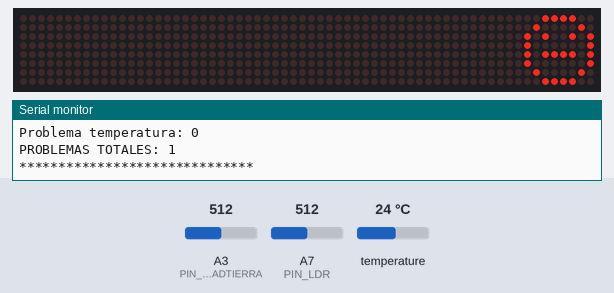
The sketch below on a simulated Arduino Nano, built with avr-gcc and run on an emulated ATmega328P. Parts: 64×8 LED matrix, the last lines printed to the serial monitor. Inputs (shaded band) come from the test bench; at power-on: temperature 24 °C, A7 (PIN_LDR) = 512, A3 (PIN_HUMEDADTIERRA) = 512.

Above: at 2.7 s.
2.8 s: temperature set to 12 °C
At 5.5 s:
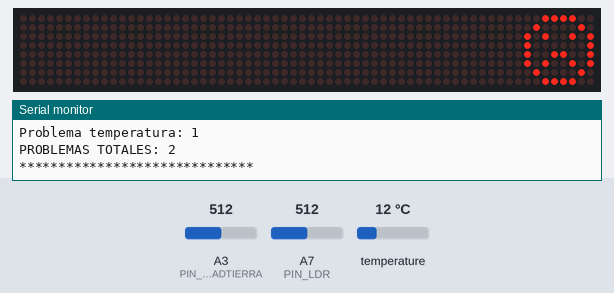
6.0 s: temperature set to 19 °C
At 7.5 s:
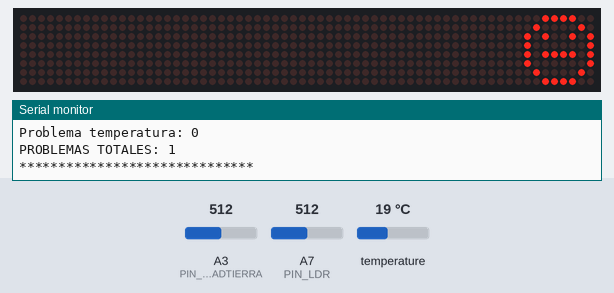
9.2 s: A7 (PIN_LDR) set to 787
12.4 s: A7 (PIN_LDR) set to 809
At 14.6 s:
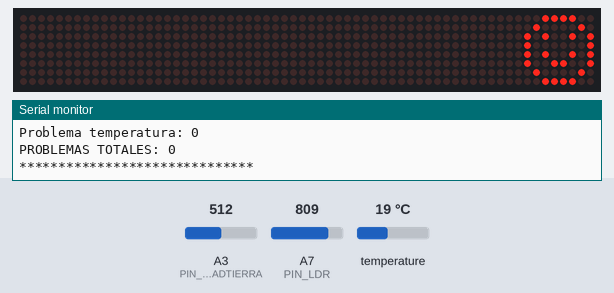
15.6 s: A7 (PIN_LDR) set to 716
At 18.5 s:
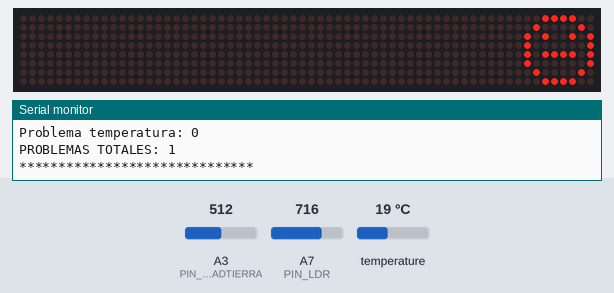
Timing chart, 0 to 20.0 s (numbered marks = the images above; inputs shaded):
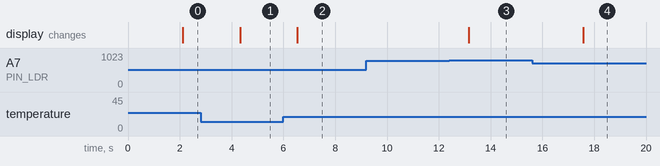

The sketch:

main.ino
```cpp
// (licence header left out)
// Librerias externas necesarias
// NO EDITABLE
#include <LedControl.h>
#include <Adafruit_BMP085.h>

// Definicion de pines
// NO EDITABLE (SALVO QUE OS LO DIGAN)
#define PIN_HUMEDADTIERRA         A3
#define PIN_LDR                   A7

#define PIN_BAROMETRO_SCL         A5    // No es necesaria esta definicion
#define PIN_BAROMETRO_SDA         A4    // No es necesaria esta definicion

#define PIN_MATRIZLED_DIN         11
#define PIN_MATRIZLED_CS          12
#define PIN_MATRIZLED_CLK         13

#define PIN_LED_TEMPERATURA_BAJA  2
#define PIN_LED_TEMPERATURA_OK    3
#define PIN_LED_TEMPERATURA_ALTA  4

#define PIN_LED_LUZ_BAJA          5
#define PIN_LED_LUZ_OK            6
#define PIN_LED_LUZ_ALTA          7

#define PIN_LED_HUMEDAD_BAJA      8
#define PIN_LED_HUMEDAD_OK        9
#define PIN_LED_HUMEDAD_ALTA      10

// Funciones propias
// No necesario porque es Arduino "C++"
// NO EDITABLE
void obtenerDatosSensores();
void dibujarEstado(int parametro, bool estado[]);
void dibujarPantalla(int dibujo[]);

// Variables globales
// NO EDITABLE
const bool ESTADO_POCO[] = {1, 0, 0};
const bool ESTADO_JUSTO[] = {0, 1, 0};
const bool ESTADO_MUCHO[] = {0, 0, 1};
const int humedad = 0;
const int luz = 1;
const int temperatura = 2;
int VALOR_PROBLEMA_HUMEDAD = 0;
int VALOR_PROBLEMA_LUZ = 0;
int VALOR_PROBLEMA_TEMPERATURA = 0;
int VALOR_PROBLEMAS = 0;
int VALOR_HUMEDADTIERRA;
int VALOR_LDR;
int VALOR_TEMPERATURA;

// Variables globales
// EDITABLE
const int VALOR_HUMEDAD_BAJA = 700        ;
const int VALOR_HUMEDAD_ALTA = 500        ;
const int VALOR_LUZ_BAJA = 800               ;
const int VALOR_LUZ_ALTA = 1100             ;
const int VALOR_TEMPERATURA_BAJA = 15     ; // en *C
const int VALOR_TEMPERATURA_ALTA = 25     ;
const int VALOR_RETARDO_LECTURA = 2000    ; // en milisengundos

// Dibujos para la pantalla
// Orden de los dibujos:
//    0.- Todo OK
//    1.- Meh
//    2.- Mal
//    3.- Error
//    4.- CREA
// EDITABLE
const int dibujos[][8] = {
{
  0b00111100,
  0b01000010,
  0b10100101,
  0b10000001,
  0b10100101,
  0b10011001,
  0b01000010,
  0b00111100
},{
  0b00111100,
  0b01000010,
  0b10100101,
  0b10000001,
  0b10111101,
  0b10000001,
  0b01000010,
  0b00111100
},{
  0b00111100,
  0b01000010,
  0b10100101,
  0b10000001,
  0b10011001,
  0b10100101,
  0b01000010,
  0b00111100
},{
  0b11111011,
  0b11111011,
  0b11000011,
  0b11110011,
  0b11110011,
  0b11000000,
  0b11111011,
  0b11111011
},{
  0b00111100,
  0b01011010,
  0b00111100,
  0b10011001,
  0b11000011,
  0b11111111,
  0b01111110,
  0b10111101
}};

// Definicion nombre dibujos
// NO EDITABLE
const int DIBUJO_CARA_FELIZ = dibujos[0];
const int DIBUJO_CARA_MEH = dibujos[1];
const int DIBUJO_CARA_TRISTE = dibujos[2];
const int DIBUJO_ERROR = dibujos[3];
const int DIBUJO_CREA = dibujos[4];

// Definiciones de comunicaciones con componentes
// NO EDITABLE
Adafruit_BMP085 termometro;
LedControl pantalla = LedControl(PIN_MATRIZLED_DIN, PIN_MATRIZLED_CLK, PIN_MATRIZLED_CS, 0);

/**********************************************************************************/
// Comienzo del programa
void setup() {
  // put your setup code here, to run once:
  Serial.begin(9600);

  // Setup pantalla
  pantalla.shutdown(0, false);
  pantalla.setIntensity(0, 0);
  pantalla.clearDisplay(0);

  // Placeholder hehe
  dibujarPantalla(DIBUJO_CREA);

  // Comprobacion de conexion BMP180
  if (!termometro.begin()) {
    Serial.println("No se ha podido encontrar el BMP180, revisa las conexiones!");
    dibujarPantalla(DIBUJO_ERROR);
    while (1) {}
  }

  // Comprobacion de si los datos para los parametros tienen sentido
  if (VALOR_HUMEDAD_ALTA >= VALOR_HUMEDAD_BAJA) {
    Serial.println("Revise los valores introducidos para la humedad!");
    dibujarPantalla(DIBUJO_ERROR);
    while (1) {}
  }
  if (VALOR_LUZ_BAJA >= VALOR_LUZ_ALTA) {
    Serial.println("Revise los valores introducidos para la luz!");
    dibujarPantalla(DIBUJO_ERROR);
    while (1) {}
  }
  if (VALOR_TEMPERATURA_BAJA >= VALOR_TEMPERATURA_ALTA) {
    Serial.println("Revise los valores introducidos para la temperatura!");
    dibujarPantalla(DIBUJO_ERROR);
    while (1) {}
  }

  Serial.println("***********************************************");
  Serial.println("*************Comienzo del programa*************");
  Serial.println("***********************************************");
}

void loop() {
  // put your main code here, to run repeatedly:
  delay(VALOR_RETARDO_LECTURA);

  obtenerDatosSensores();

  // Comprobacion de estado humedad
  if (VALOR_HUMEDADTIERRA > VALOR_HUMEDAD_BAJA) {
    dibujarEstado(humedad, ESTADO_POCO);
    VALOR_PROBLEMA_HUMEDAD = 1;
  } else if (VALOR_HUMEDADTIERRA < VALOR_HUMEDAD_ALTA) {
    dibujarEstado(humedad, ESTADO_MUCHO);
    VALOR_PROBLEMA_HUMEDAD = 1;
  } else {
    dibujarEstado(humedad, ESTADO_JUSTO);
    VALOR_PROBLEMA_HUMEDAD = 0;
  }

  // Comprobacion de estado luz
  if (VALOR_LDR < VALOR_LUZ_BAJA) {
    dibujarEstado(luz, ESTADO_POCO);
    VALOR_PROBLEMA_LUZ = 1;
  } else if (VALOR_LDR > VALOR_LUZ_ALTA) {
    dibujarEstado(luz, ESTADO_MUCHO);
    VALOR_PROBLEMA_LUZ = 1;
  } else {
    dibujarEstado(luz, ESTADO_JUSTO);
    VALOR_PROBLEMA_LUZ = 0;
  }

  // Comprobacion de estado temperatura
  if (VALOR_TEMPERATURA < VALOR_TEMPERATURA_BAJA) {
    dibujarEstado(temperatura, ESTADO_POCO);
    VALOR_PROBLEMA_TEMPERATURA = 1;
  } else if (VALOR_TEMPERATURA > VALOR_TEMPERATURA_ALTA) {
    dibujarEstado(temperatura, ESTADO_MUCHO);
    VALOR_PROBLEMA_TEMPERATURA = 1;
  } else {
    dibujarEstado(temperatura, ESTADO_JUSTO);
    VALOR_PROBLEMA_TEMPERATURA = 0;
  }

  // Obtencion de problemas totales
  VALOR_PROBLEMAS = VALOR_PROBLEMA_HUMEDAD + VALOR_PROBLEMA_LUZ + VALOR_PROBLEMA_TEMPERATURA;

  // Dibujo en matriz de LEDs dependiendo de problemas totales
  switch (VALOR_PROBLEMAS) {
    case 0:
      dibujarPantalla(DIBUJO_CARA_FELIZ);
      break;

    case 1:
      dibujarPantalla(DIBUJO_CARA_MEH);
      break;

    case 2:
      dibujarPantalla(DIBUJO_CARA_TRISTE);
      break;

    case 3:
      dibujarPantalla(DIBUJO_CARA_TRISTE);
      break;

    default:
      dibujarPantalla(DIBUJO_ERROR);
      break;
  }

  // Imprimir estado de todos los sensores
  Serial.println("******************************");
  Serial.print("Valor humedad tierra: ");
  Serial.println(VALOR_HUMEDADTIERRA);
  Serial.print("Valor LDR: ");
  Serial.println(VALOR_LDR);
  Serial.print("Valor temperatura: ");
  Serial.println(VALOR_TEMPERATURA);
  Serial.println("******************************");
  Serial.print("Problema humedad: ");
  Serial.println(VALOR_PROBLEMA_HUMEDAD);
  Serial.print("Problema luz: ");
  Serial.println(VALOR_PROBLEMA_LUZ);
  Serial.print("Problema temperatura: ");
  Serial.println(VALOR_PROBLEMA_TEMPERATURA);
  Serial.print("PROBLEMAS TOTALES: ");
  Serial.println(VALOR_PROBLEMAS);
  Serial.println("******************************");
  Serial.println("");
}


// Zona funciones especificas

// Lee sensores y guarda los datos en sus variables
void obtenerDatosSensores() {
  VALOR_HUMEDADTIERRA = analogRead(PIN_HUMEDADTIERRA);
  VALOR_LDR = analogRead(PIN_LDR);
  VALOR_TEMPERATURA = termometro.readTemperature();
}

// Enciende y apaga los LEDs de estado
// Valores parametro posibles: humedad (const 0), luz (const 1) o temperatura (const 2)
// Valores estado[] posibles: ESTADO_POCO, ESTADO_JUSTO o ESTADO_MUCHO
void dibujarEstado(int parametro, bool estado[]) {
  switch (parametro) {
    case 0:
      digitalWrite(PIN_LED_HUMEDAD_BAJA, estado[0]);
      digitalWrite(PIN_LED_HUMEDAD_OK, estado[1]);
      digitalWrite(PIN_LED_HUMEDAD_ALTA, estado[2]);
      break;

    case 1:
      digitalWrite(PIN_LED_LUZ_BAJA, estado[0]);
      digitalWrite(PIN_LED_LUZ_OK, estado[1]);
      digitalWrite(PIN_LED_LUZ_ALTA, estado[2]);
      break;

    case 2:
      digitalWrite(PIN_LED_TEMPERATURA_BAJA, estado[0]);
      digitalWrite(PIN_LED_TEMPERATURA_OK, estado[1]);
      digitalWrite(PIN_LED_TEMPERATURA_ALTA, estado[2]);
      break;

    default:
      dibujarPantalla(DIBUJO_ERROR);
      Serial.println("Error escribiendo un nuevo estado a LEDs de estado.");
      break;
  }
}

// Cambia la imagen en la matriz de LEDs
// Valores dibujo[] posibles: DIBUJO_CARA_FELIZ, DIBUJO_CARA_MEH, DIBUJO_CARA_TRISTE,
//                            DIBUJO_ERROR, DIBUJO_CREA
void dibujarPantalla(int dibujo[]) {
  pantalla.clearDisplay(0);
  for (int i = 0; i < 8; i++) {
    pantalla.setRow(0, i, dibujo[i]);
  }
}
```

Measured:
- the behaviour switches between 799 and 800 on A7 (PIN_LDR) (found by bisection; images 2 and 3)
- after the input at 2.8 s, the display: changes after 1.5 s (image 1)
- after the input at 6.0 s, the display: changes after 0.53 s (image 2)
- after the input at 12.4 s, the display: changes after 0.76 s (image 3)
- after the input at 15.6 s, the display: changes after 2.0 s (image 4)
